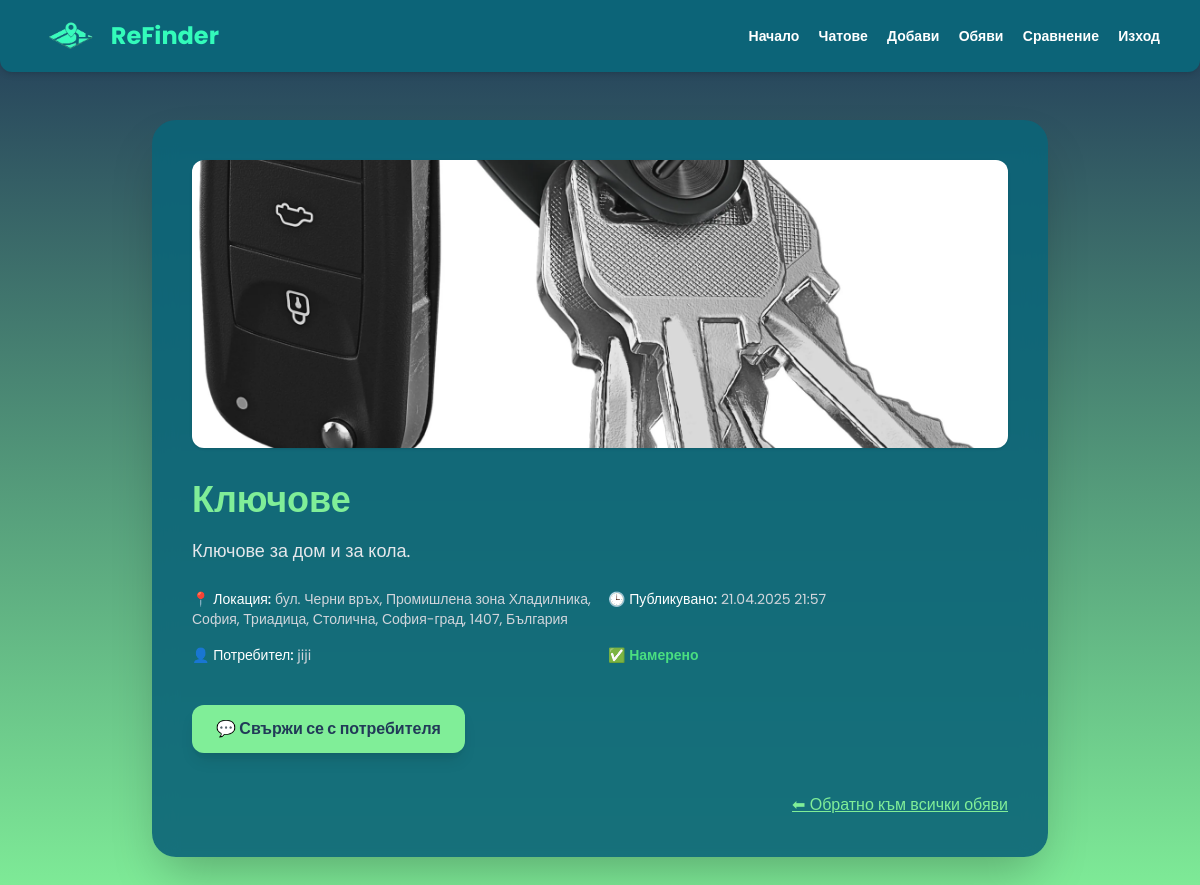
Page /ads/15/ on the committed database.
### ReFinds/models.py (models this page shows, shortened)
class Ad(models.Model):
    STATUS_CHOICES = [
        ('lost', 'Изгубено'),
        ('found', 'Намерено'),
    ]
    title = models.CharField(max_length=100)
    title_lower = models.CharField(max_length=255, blank=True, null=True)
    description = models.TextField(max_length=300)
    status = models.CharField(max_length=10, choices=STATUS_CHOICES, default='lost')
    image = models.ImageField(upload_to='ads_images/', blank=True, null=True)
    embedding = models.TextField(blank=True, null=True)  # JSON-сериализирана листа от числа
    location = models.CharField(max_length=225, blank=True)
    latitude = models.FloatField()
    longitude = models.FloatField()
    created_at = models.DateTimeField(auto_now_add=True)
    user = models.ForeignKey(User, on_delete=models.CASCADE)

### ReFinds/views.py (the view)
# urls.py: path('ads/<int:ad_id>/', views.ad_detail_view, name='ad_detail'),
def ad_detail_view(request, ad_id):
    ad = get_object_or_404(Ad, id=ad_id)
    edit = request.user.id == ad.user.id
    return render(request, 'ad_detail.html', {'ad': ad, 'edit': edit})

### ReFinds/templates/ad_detail.html (shortened to what this page needs)
<!DOCTYPE html>
{% load static %}
<html lang="bg">
<head>
  <script src="https://cdn.tailwindcss.com"></script>
</head>
<body class="text-white min-h-screen flex flex-col">
  <nav class="flex justify-between items-center px-10 py-4 bg-[#0C6478] shadow-md sticky top-0 z-10 rounded-b-xl">
    <div class="flex items-center gap-3">
      <img src="{% static 'logo-removebg-preview.png' %}" alt="ReFinder Logo" class="h-10">
      <span class="text-2xl font-bold text-[#33FBBA]">ReFinder</span>
    </div>
    <div class="space-x-4 text-sm font-semibold">
      <a href="{% url 'home' %}" class="hover:text-[#80EE98]">Начало</a>
      <a href="{% url 'chat_list' %}" class="hover:text-[#80EE98]">Чатове</a>
      <a href="{% url 'listing' %}" class="hover:text-[#80EE98]">Добави</a>
      <a href="{% url 'ad_list' %}" class="hover:text-[#80EE98]">Обяви</a>
      <a href="{% url 'image_search' %}" class="hover:text-[#80EE98]" >Сравнение</a>
      <a href="{% url 'logout' %}" class="hover:text-[#80EE98]">Изход</a>
    </div>
  </nav>
  <main class="flex-grow flex justify-center py-12 px-4">
    <div class="w-full max-w-4xl bg-[#0C6478]/90 backdrop-blur-md p-10 rounded-3xl shadow-2xl fade-in">
      {% if ad.image %}
        <div class="rounded-xl overflow-hidden shadow mb-8">
          <img src="{{ ad.image.url }}" alt="Ad Image" class="w-full h-72 object-cover">
        </div>
      {% endif %}
      <h1 class="text-4xl font-extrabold text-[#80EE98] mb-4">{{ ad.title }}</h1>
      <p class="text-lg text-gray-200 mb-6 leading-relaxed">{{ ad.description }}</p>
      <div class="grid grid-cols-1 sm:grid-cols-2 gap-4 text-sm text-gray-300">
        <p>📍 <span class="text-white font-medium">Локация:</span> {{ ad.location }}</p>
        <p>🕒 <span class="text-white font-medium">Публикувано:</span> {{ ad.created_at|date:"d.m.Y H:i" }}</p>
        <p>👤 <span class="text-white font-medium">Потребител:</span> {{ ad.user.username }}</p>
        <p>
          {% if ad.status == 'lost' %}
            🛑 <span class="text-red-400 font-semibold">Изгубено</span>
          {% elif ad.status == 'found' %}
            ✅ <span class="text-green-400 font-semibold">Намерено</span>
          {% endif %}
        </p>
      </div>
      {% if request.user != ad.user %}
        <div class="mt-10">
          <a href="{% url 'start_chat' ad.user.id %}" class="inline-block bg-[#80EE98] text-[#213A58] font-bold px-6 py-3 rounded-xl hover:bg-[#46DFB1] transition-all shadow-lg">
            💬 Свържи се с потребителя
          </a>
        </div>
      {% endif %}
      <div class="mt-10 text-right">
        <a href="{% url 'ad_list' %}" class="text-[#80EE98] underline hover:text-[#46DFB1] transition">⬅ Обратно към всички обяви</a>
      </div>
    </div>
  </main>
</body>
</html>

### ReFinds/templates/ad_detail.html (style rules this page uses)
body { font-family: 'Poppins', sans-serif; background: linear-gradient(to bottom, #213A58, #80EE98); }
.fade-in { animation: fadeIn 0.6s ease-in-out both; }

### rows in the picture
Ad: image (picture), title "Ключове", description "Ключове за дом и за кола.", location "бул. Черни връх, Промишлена зона Хладилника, София, Триадица, Столична, София-град, 1407, България", created_at "21.04.2025 21:57", user.username "jiji"
